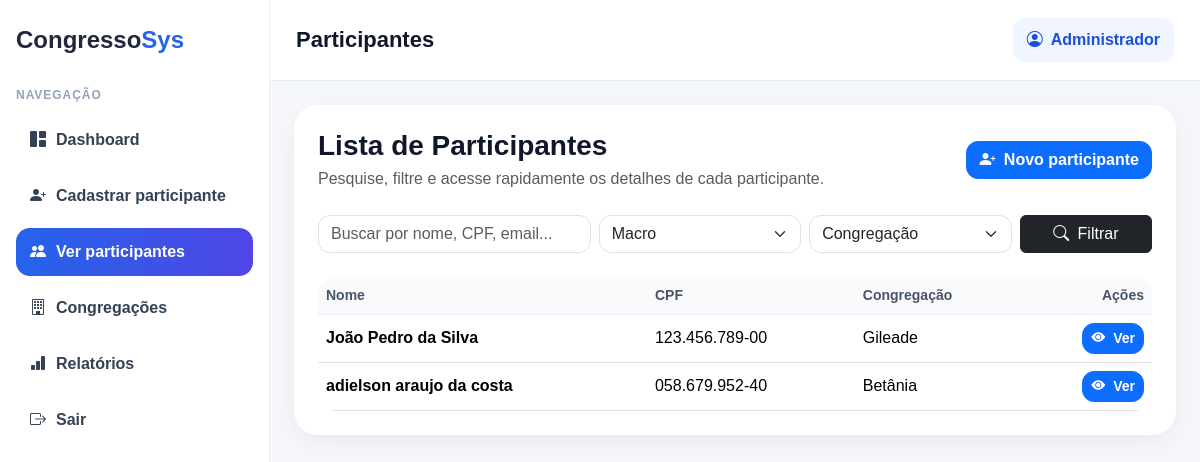
The page /participantes (signed in) on the database as committed earlier.
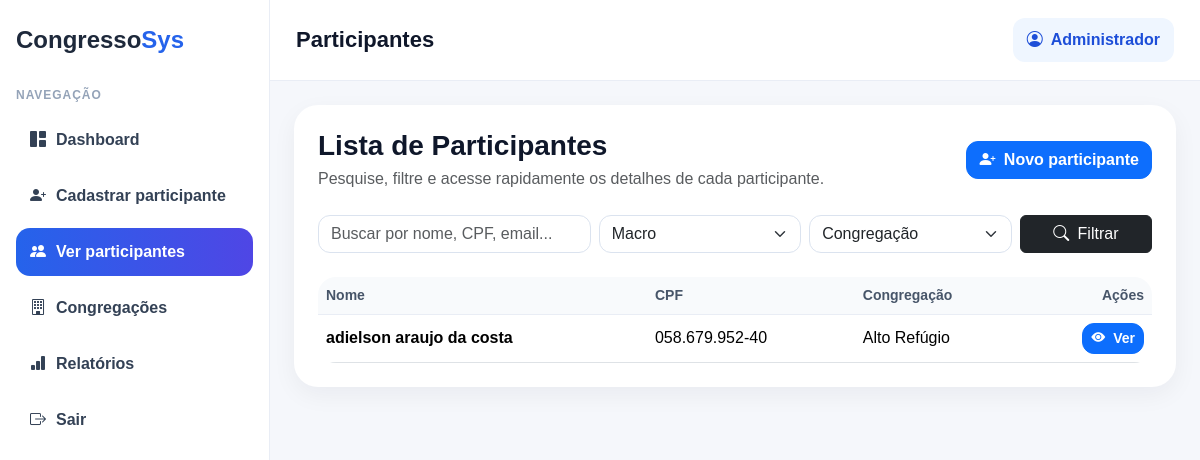
The same page on the database as committed later.
### tables this page shows
CREATE TABLE participantes (
            id INTEGER PRIMARY KEY AUTOINCREMENT,
            nome_completo TEXT,
            data_nascimento TEXT,
            cpf TEXT UNIQUE,
            email TEXT,
            numero TEXT,
            nome_mae TEXT,
            congregacao TEXT
        );

### app.py (the view, shortened to what this page needs)
@app.route("/participantes")
def participantes():
    if "user_id" not in session:
        return redirect("/login")
    busca = request.args.get("busca", "").strip()
    macro = request.args.get("macro", "").strip()
    congregacao = request.args.get("congregacao", "").strip()
    conn = get_db()
    query = "SELECT * FROM participantes WHERE 1=1"
    params = []
    if macro:
        query += " AND congregacao IN (SELECT nome FROM congregacoes WHERE macro_id = ?)"
        params.append(macro)
    if congregacao:
        query += " AND congregacao = ?"
        params.append(congregacao)
    query += " ORDER BY id DESC"
    lista_participantes = conn.execute(query, params).fetchall()
    macros = conn.execute("""
        SELECT * FROM macros
        ORDER BY nome
    """).fetchall()
    congregacoes = conn.execute("""
        SELECT DISTINCT nome
        FROM congregacoes
        ORDER BY nome
    """).fetchall()
    conn.close()
    return render_template(
        "participantes.html",
        participantes=lista_participantes,
        busca=busca,
        macros=macros,
        congregacoes=congregacoes,
        macro_selecionada=macro,
        congregacao_selecionada=congregacao
    )

### app.py (called while the page is built)
def get_db():
    conn = sqlite3.connect(DB_PATH)
    conn.row_factory = sqlite3.Row
    return conn

### templates/participantes.html (shortened to what this page needs)
{% extends "base.html" %}
{% block page_title %}Participantes{% endblock %}
{% block page_content %}
<div class="d-flex justify-content-between align-items-center mb-4">
    <div>
        <h3 class="mb-1 fw-bold">Lista de Participantes</h3>
        <p class="text-muted mb-0">Pesquise, filtre e acesse rapidamente os detalhes de cada participante.</p>
    </div>
    <a href="/participantes/cadastrar" class="btn btn-primary">
        <i class="bi bi-person-plus-fill me-1"></i> Novo participante
    </a>
</div>
<form method="GET" class="row g-2 mb-4">
    <div class="col-md-4">
        <input type="text" name="busca" value="{{ busca }}" class="form-control" placeholder="Buscar por nome, CPF, email...">
    </div>
    <div class="col-md-3">
        <select name="macro" class="form-select">
            <option value="">Macro</option>
        </select>
    </div>
    <div class="col-md-3">
        <select name="congregacao" class="form-select">
            <option value="">Congregação</option>
        </select>
    </div>
    <div class="col-md-2">
        <button class="btn btn-dark w-100">
            <i class="bi bi-search me-1"></i> Filtrar
        </button>
    </div>
</form>
<div class="table-responsive table-modern">
    <table class="table table-hover align-middle mb-0">
        <thead>
            <tr>
                <th>Nome</th>
                <th>CPF</th>
                <th>Congregação</th>
                <th class="text-end">Ações</th>
            </tr>
        </thead>
        <tbody>
            {% for p in participantes %}
            <tr>
                <td class="fw-semibold">{{ p.nome_completo }}</td>
                <td>{{ p.cpf }}</td>
                <td>{{ p.congregacao }}</td>
                <td class="text-end">
                    <a href="/participantes/{{ p.id }}" class="btn btn-sm btn-primary">
                        <i class="bi bi-eye-fill me-1"></i> Ver
                    </a>
                </td>
            </tr>
            {% endfor %}
        </tbody>
    </table>
</div>
{% endblock %}

Rows that differ between the two databases and show on the page:
removed participantes: nome_completo "João Pedro da Silva", cpf "123.456.789-00", congregacao "Gileade"
changed participantes "adielson araujo da costa": congregacao "Betânia" → "Alto Refúgio"
